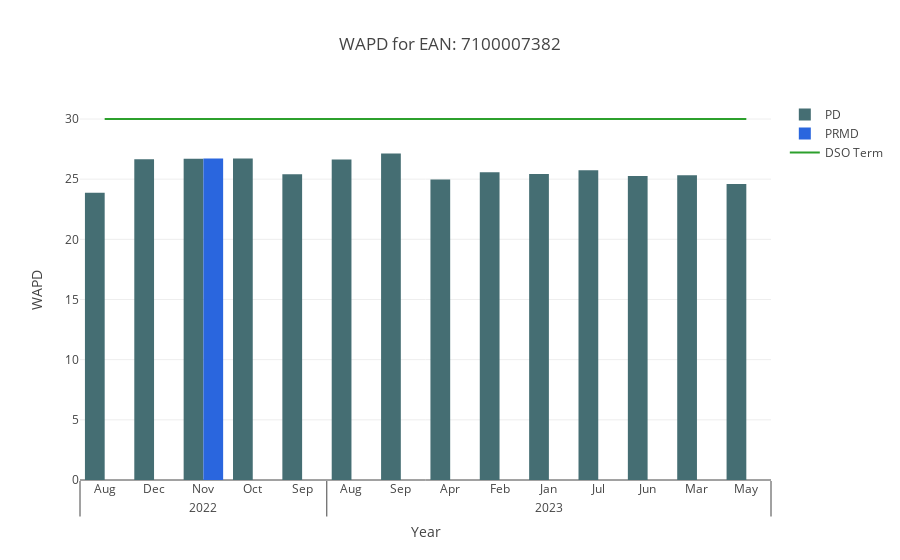

Notebook source saved alongside this figure:
### Code cell
from plotly.subplots import make_subplots
import plotly.express as px
import plotly.graph_objects as go
fig = go.Figure()
# fig = make_subplots(1,1)

fig.update_layout(
    template="none",
    xaxis=dict(title_text="Year"),
    yaxis=dict(title_text="WAPD"),
    barmode="group",
)

colors = ["#456e73","#2A66DE", "#FFC32B","#457353"]

for r, c in zip(dff.CCA.unique(), colors):
    plot_df = dff[dff.CCA == r]
    fig.add_trace(go.Bar(x=[plot_df.year, plot_df.month], y=plot_df.WAPD, name=r, marker_color=c))

    
fig.add_trace(go.Scatter(x= [dff.year, dff.month], y=dff.dso_term, mode = 'lines',name = "DSO Term"))


# fig.plot(fi.CC_DAYS_TO_ADD, c = "y", label = "DSO Term",zorder=10)
fig.update_layout(title='WAPD for EAN: '+EAN)
fig.show()

### Figure 1 — Plotly figure (JSON) as saved in the notebook; plotly's stock layout.template omitted (floating-point values rounded to 4 significant figures)
{"data": [{"marker": {"color": "#456e73"}, "name": "PD", "type": "bar", "x": [[2022, 2022, 2022, 2022, 2022, 2023, 2023, 2023, 2023, 2023, 2023, 2023, 2023, 2023], ["Aug", "Dec", "Nov", "Oct", "Sep", "Apr", "Aug", "Feb", "Jan", "Jul", "Jun", "Mar", "May", "Sep"]], "y": [23.87, 26.66, 26.69, 26.72, 25.42, 24.97, 26.63, 25.57, 25.43, 25.74, 25.27, 25.33, 24.6, 27.14]}, {"marker": {"color": "#2A66DE"}, "name": "PRMD", "type": "bar", "x": [[2022], ["Nov"]], "y": [26.71]}, {"mode": "lines", "name": "DSO Term", "type": "scatter", "x": [[2022, 2022, 2022, 2022, 2022, 2022, 2023, 2023, 2023, 2023, 2023, 2023, 2023, 2023, 2023], ["Aug", "Dec", "Nov", "Nov", "Oct", "Sep", "Apr", "Aug", "Feb", "Jan", "Jul", "Jun", "Mar", "May", "Sep"]], "y": [30, 30, 30, 30, 30, 30, 30, 30, 30, 30, 30, 30, 30, 30, 30]}], "layout": {"autosize": true, "barmode": "group", "title": {"text": "WAPD for EAN: 7100007382"}, "xaxis": {"autorange": true, "range": [-0.5, 13.5], "title": {"text": "Year"}, "type": "multicategory"}, "yaxis": {"autorange": true, "range": [0, 31.58], "title": {"text": "WAPD"}, "type": "linear"}}}
